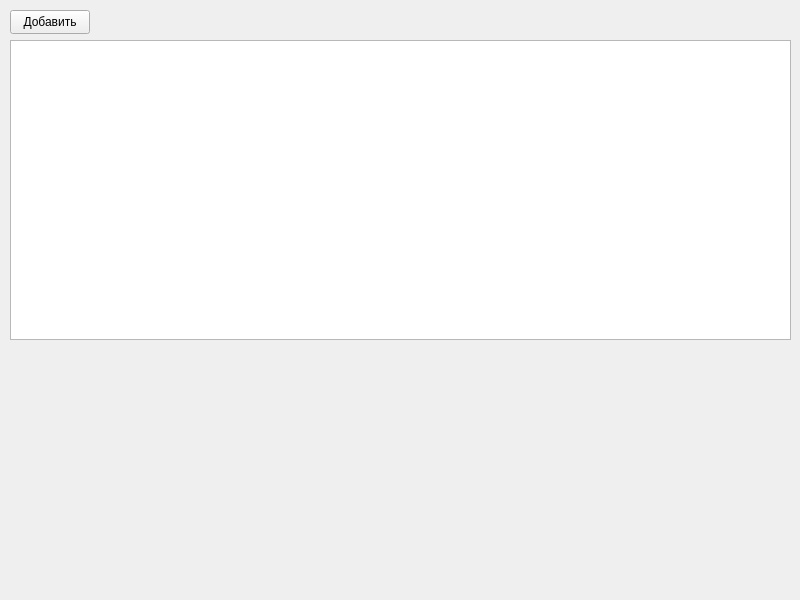
<?xml version="1.0" encoding="UTF-8"?>
<ui version="4.0">
 <class>Widget</class>
 <widget class="QWidget" name="Widget">
  <property name="geometry">
   <rect>
    <x>0</x>
    <y>0</y>
    <width>800</width>
    <height>600</height>
   </rect>
  </property>
  <property name="sizePolicy">
   <sizepolicy hsizetype="Expanding" vsizetype="Expanding">
    <horstretch>0</horstretch>
    <verstretch>0</verstretch>
   </sizepolicy>
  </property>
  <property name="windowTitle">
   <string>Widget</string>
  </property>
  <widget class="QPushButton" name="pushButton">
   <property name="geometry">
    <rect>
     <x>10</x>
     <y>10</y>
     <width>80</width>
     <height>24</height>
    </rect>
   </property>
   <property name="text">
    <string>Добавить</string>
   </property>
  </widget>
  <widget class="QTableView" name="tableView_sql">
   <property name="geometry">
    <rect>
     <x>10</x>
     <y>40</y>
     <width>781</width>
     <height>300</height>
    </rect>
   </property>
   <property name="font">
    <font>
     <family>Calibri</family>
     <pointsize>12</pointsize>
     <bold>true</bold>
    </font>
   </property>
  </widget>
 </widget>
 <resources/>
 <connections/>
</ui>
